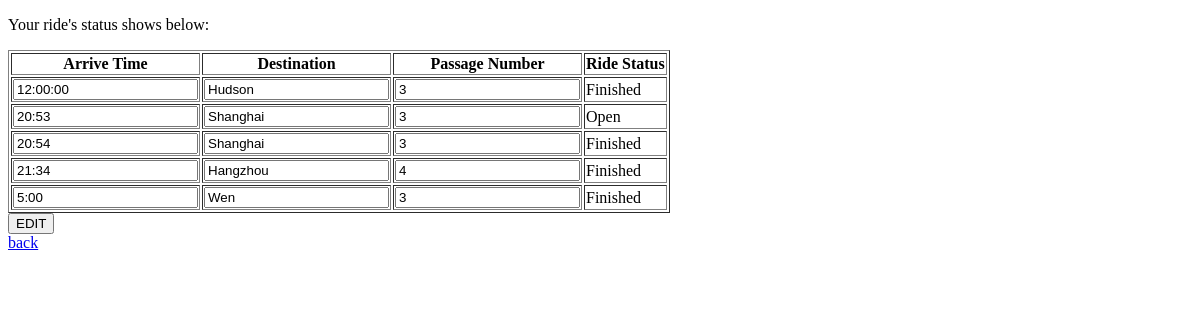
Page /request/riderequest/ridestatus (signed in) on the earlier database version.
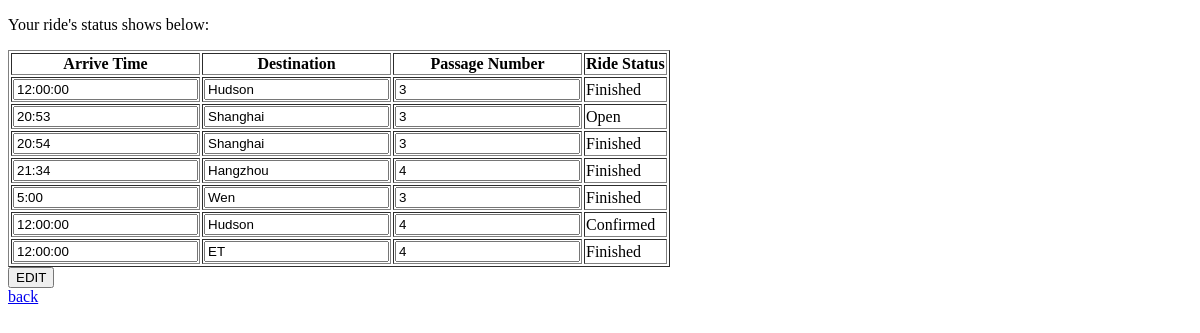
Same page on the later database version.
### ride_request/models.py (models this page shows, shortened)
class ride_request(models.Model):
    user = models.ManyToManyField(
        settings.AUTH_USER_MODEL)
    arriveTime = models.CharField(blank=False, max_length=256, help_text="Time form: xx:xx p.m/a.m")
    Destination = models.CharField(max_length = 256, blank = False)
    PassageNum = models.PositiveSmallIntegerField(blank = False,verbose_name="Passger Number")
    Vehicle_type = models.CharField(max_length = 256, blank = True, choices =VEHCILE_TYPE)
    Share = models.BooleanField(blank = False)
    Other_request = models.CharField(max_length = 256, blank =True)
    ride_status = models.CharField(max_length = 200, blank = True, default = 'O', choices = STATUS_TYPE)

### ride_request/views.py (the view, shortened to what this page needs)
# urls.py: path('riderequest/ridestatus', views.view_status, name ='ridestatus'),
def view_status(request):
    owner= CustomUser.objects.get(username=request.user.username)
    list=owner.ride_request_set.all()
    context = {
        'list': list
    }
    return render(request, 'ride_request/status_view.html', context=context)

### templates/ride_request/status_view.html (shortened to what this page needs)
<!DOCTYPE html>
<html lang="en">
<head>
</head>
<body>
    {% if user.is_authenticated %}
    <p >Your ride's status shows below:</p>
    <form name = 'Status', method="POST", action="{% url 'ridestatus' %}">
        <table border="1">
        <tr>
            <th>Arrive Time</th>
            <th>Destination</th>
            <th>Passage Number</th>
            <th>Ride Status</th>
        </tr>
      {% for ride in list %}
       <tr>
           <td><input type = "text", name = "arriveTime", value="{{ride.arriveTime}}"></td>
           <td><input type = "text", name = "Destination", value="{{ride.Destination}}"></td>
           <td><input type = "text", name = "PassageNum", value="{{ride.PassageNum}}"> </td>
           {% if ride.ride_status == 'F'%}
           <td> Finished </td>
           {% else %}
           {% if ride.ride_status == 'O'%}
                <td> Open </td>
           {% else %}
                <td> Confirmed </td>
           {%endif%}
            {%endif%}
       </tr>
             {% endfor %}
            </table>
        <input type="submit" value="EDIT", >
    </form>
<a href="{% url 'home' %}">back</a>
    {% else %}
      <p>You are not logged in</p>
      <a href="{% url 'login' %}">login</a> |
      <a href="{% url 'signup' %}">signup</a>
    {% endif %}
</body>
</html>

Differences in the rows shown:
added ride_request: arriveTime "12:00:00", Destination "Hudson", PassageNum "4", ride_status "Confirmed"
added ride_request: arriveTime "12:00:00", Destination "ET", PassageNum "4", ride_status "Finished"
